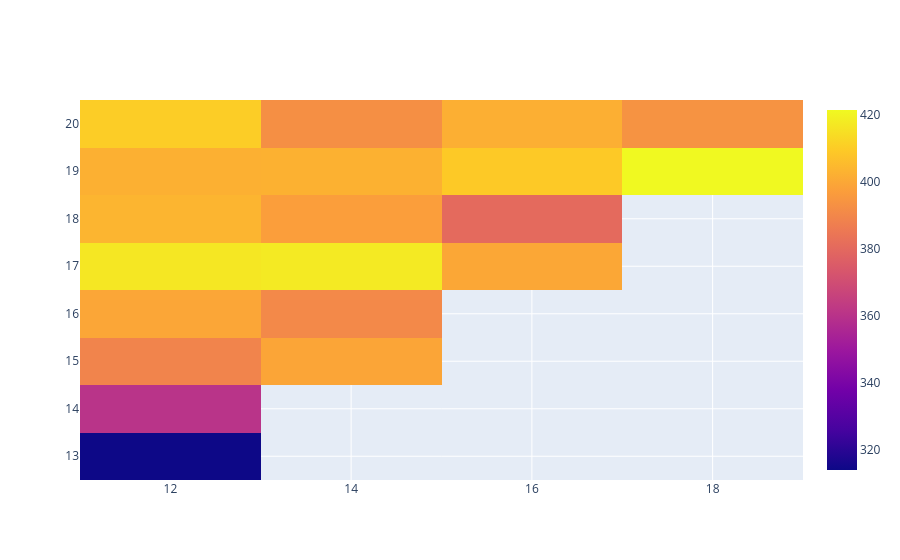

Notebook code cell kept with this figure:
### Code cell
go.Figure(go.Heatmap(
    z=pvdf.drop("cell_energy").to_numpy(),
    x=pvdf.columns[1:],
    y=pvdf["cell_energy"]
))

### Figure 1 — Plotly figure (JSON) as saved in the notebook; plotly's stock layout.template omitted (floating-point values rounded to 4 significant figures)
{"data": [{"type": "heatmap", "x": ["12", "14", "16", "18"], "y": [13, 14, 15, 16, 17, 18, 19, 20], "z": [[313.9, NaN, NaN, NaN], [360.4, NaN, NaN, NaN], [389.0, 399.2, NaN, NaN], [399.6, 390.6, NaN, NaN], [416.8, 417.6, 399.9, NaN], [403.7, 397.3, 380.4, NaN], [402.4, 402.7, 409.3, 421.5], [410.3, 392.6, 402.0, 393.7]]}], "layout": {}}
